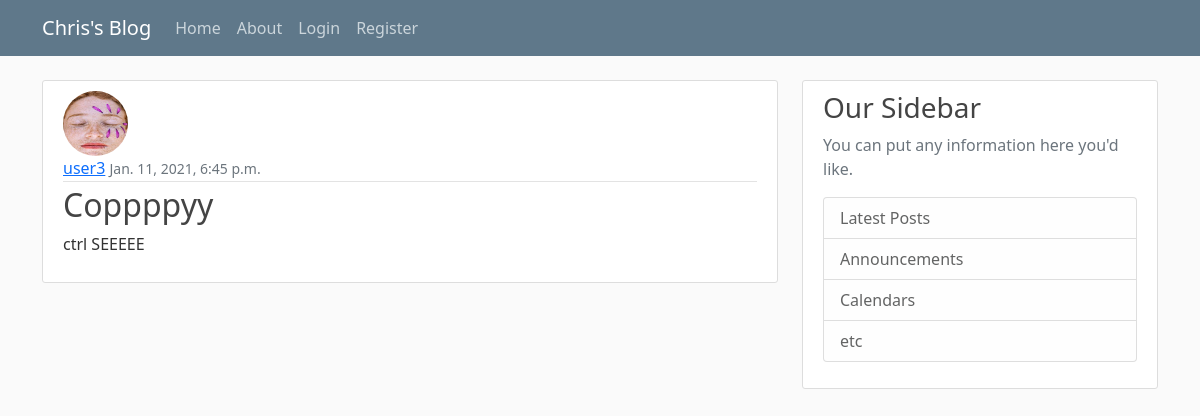
Screenshot of /post/11/ with the database file from the repository.
### blog/models.py (models this page shows, shortened)
class Post(models.Model):
    title  = models.CharField(max_length=100)
    content = models.TextField()
    date_posted = models.DateTimeField(default=timezone.now)
    author = models.ForeignKey(User, on_delete=models.CASCADE)

### users/models.py (models this page shows, shortened)
class Profile(models.Model):
    user = models.OneToOneField(User, on_delete=models.CASCADE)
    image = models.ImageField(default='--default.jpg', upload_to='profile_pics')

### blog/views.py (the view)
# urls.py: path('post/<int:pk>/', PostDetailView.as_view(), name='post-detail'),
class PostDetailView(DetailView):
    model = Post #Shows the details of the post

### blog/templates/blog/post_detail.html (shortened to what this page needs)
{% extends "blog/base.html" %}
{% block content %}
       <article class="media content-section">
         <img class="rounded-circle article-img" src="{{ object.author.profile.image.url }}">
        <div class="media-body">
          <div class="article-metadata">
            <a class="mr-2" href="{% url 'user-posts' object.author.username%}">{{ object.author }}</a>
            <small class="text-muted">{{ object.date_posted }}</small>
          </div>
          <h2 class="article-title">{{ object.title }}</h2>
          <p class="article-content">{{ object.content }}</p>
        </div>
      </article>
  {% endblock content%}

### blog/static/blog/main.css (style rules this page uses)
body { background: #fafafa; color: #333333; margin-top: 5rem; }
h1, h2, h3, h4, h5, h6 { color: #444444; }
.content-section { background: #ffffff; padding: 10px 20px; border: 1px solid #dddddd; border-radius: 3px; margin-bottom: 20px; }
.article-title { color: #444444; }
.article-content { white-space: pre-line; }
.article-img { height: 65px; width: 65px; margin-right: 16px; }
.article-metadata { padding-bottom: 1px; margin-bottom: 4px; border-bottom: 1px solid #e3e3e3 }

### rows the page displays
Post: author.profile.image (placeholder picture), author "user3", date_posted "Jan. 11, 2021, 6:45 p.m.", title "Coppppyy", content "ctrl SEEEEE"
